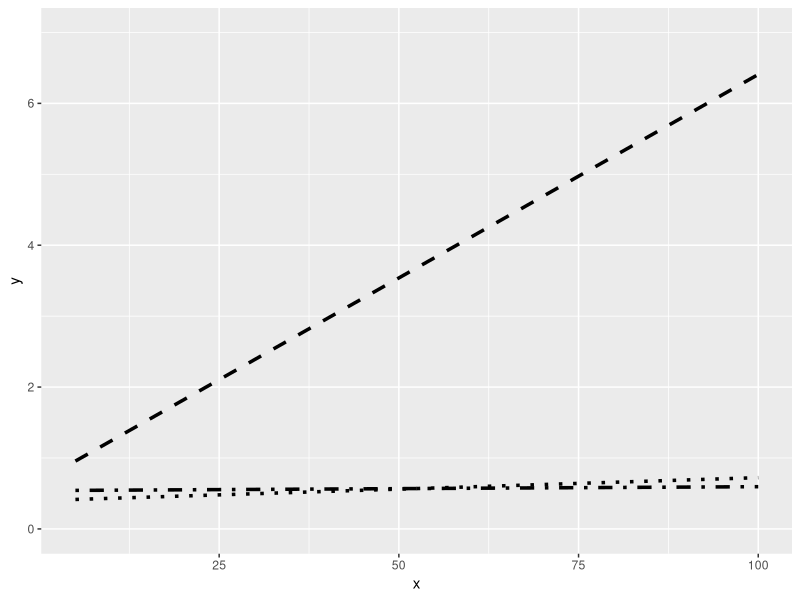
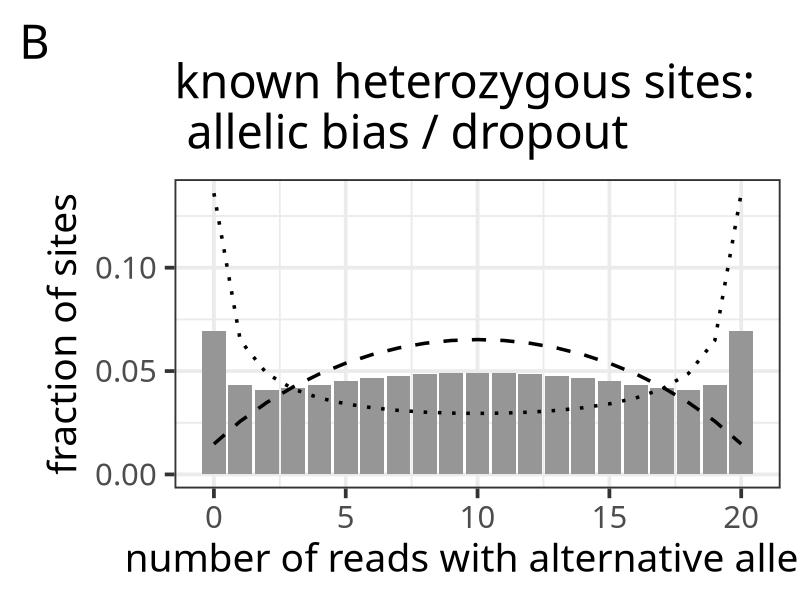
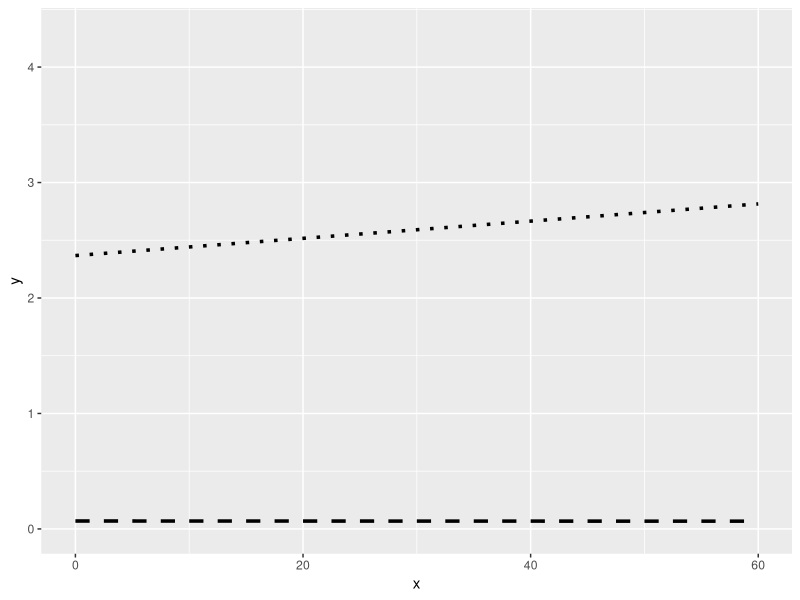
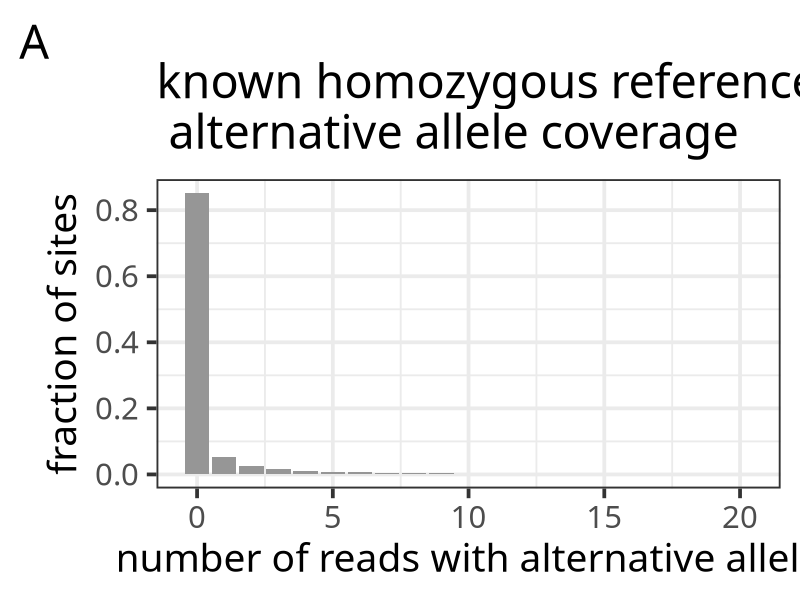
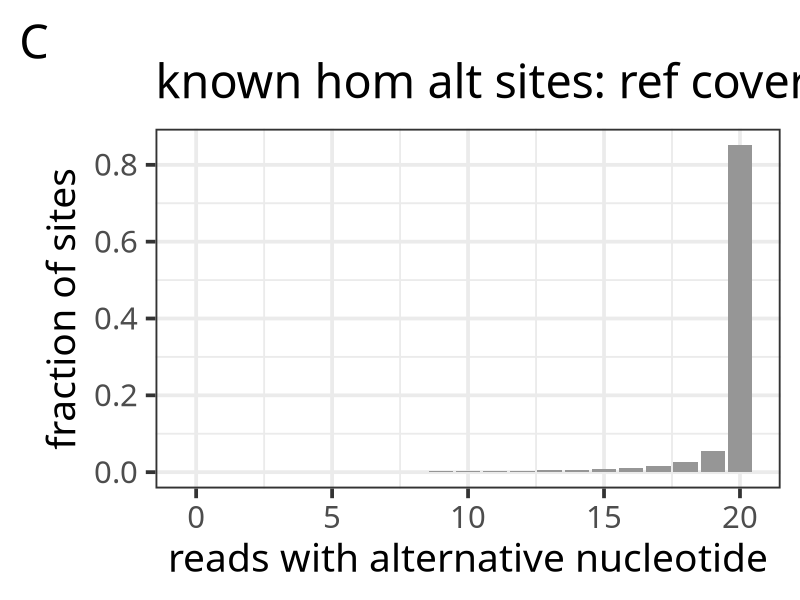
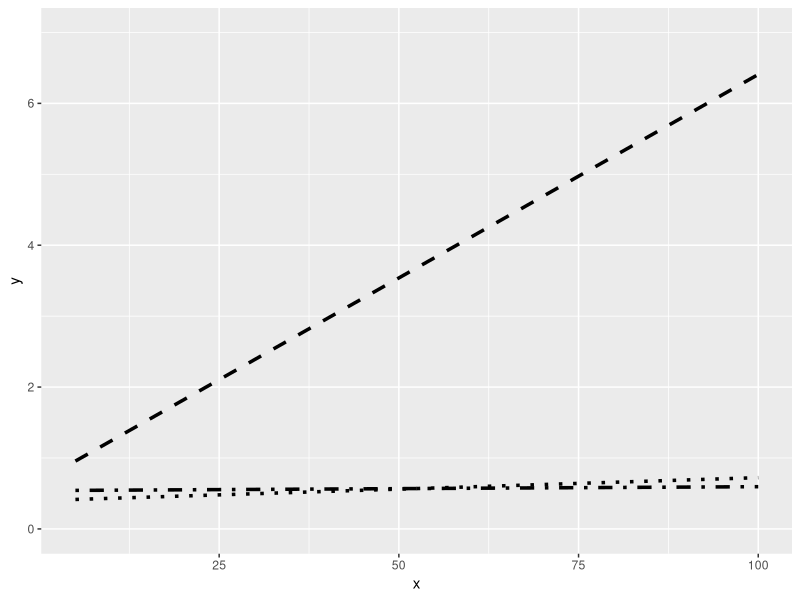
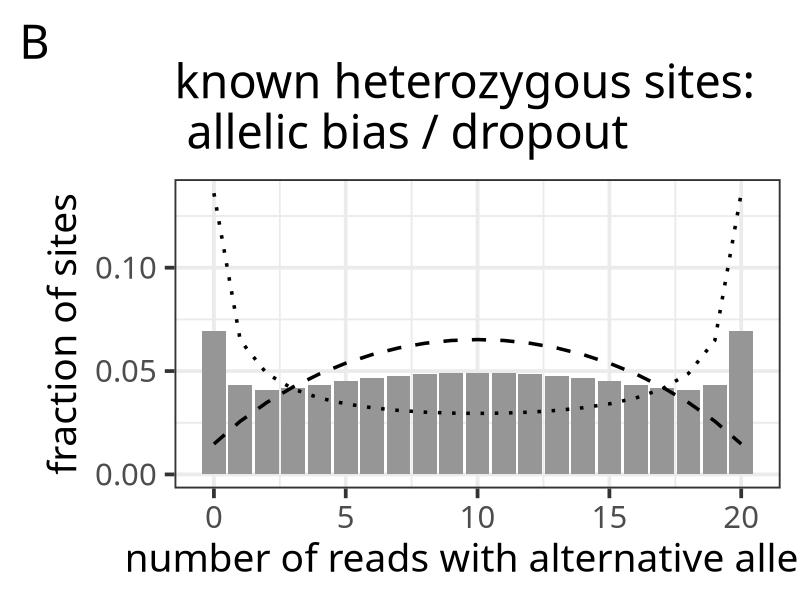
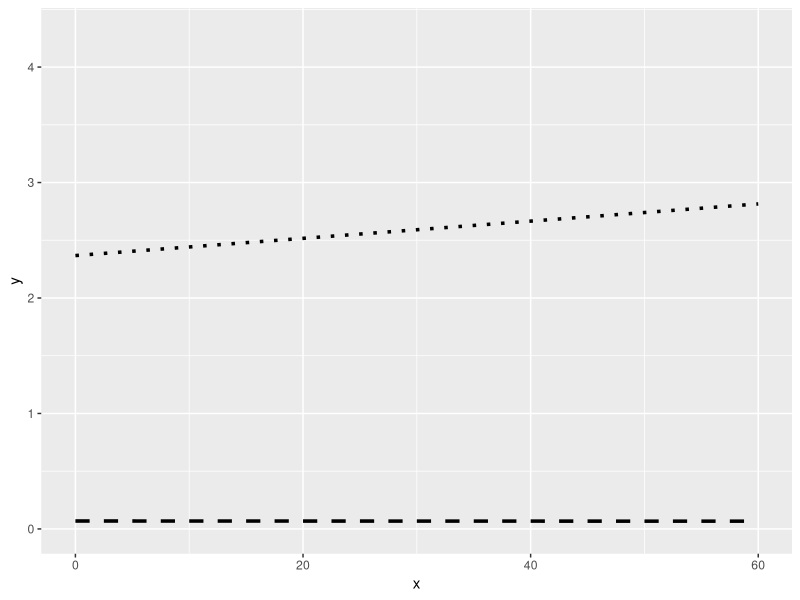

Write R code to recreate these figures, in order.
library(VGAM)

# model for heterozygous sites
al_1 <- function(cov) {
  return(0.057378844*cov + 0.669733191)
}

al_2 <- function(cov) {
  return(0.003233912*cov + 0.399261625)
}

w <- function(cov) {
  return(0.000548761*cov + 0.540396786)
}

het_model <- function(x,cov) {
  return(w(cov)*dbetabinom.ab(x,cov,al_1(cov),al_1(cov)) + (1-w(cov))*dbetabinom.ab(x,cov,al_2(cov),al_2(cov)))
}

## generate example value vectors for het model
for (c in c(5,10,30,60)) {
  k <- 0:c
  vals <- sapply(k, het_model, cov = c)
  print(c)
  print(format(vals, nsmall = 12, scientific = FALSE))
}

# model for hom ref sites

alpha <- function(cov) {
  return(-0.000027183*cov + 0.068567471)
}

beta <- function(cov) {
  return(0.007454388*cov + 2.367486659)
}

hom_ref_model <- function(x,cov) {
  return( dbetabinom.ab(x,cov,alpha(cov),beta(cov)) )
}

## generate example value vectors for hom ref model
for (c in c(5,10,30,60)) {
  k <- 0:c
  vals <- sapply(k, hom_ref_model, cov = c)
  print(c)
  print(format(vals, nsmall = 12, scientific = FALSE))
}

# model for hom alt sites (mirror of hom ref model)
hom_alt_model <- function(x,cov) {
  return( dbetabinom.ab(x,cov,beta(cov),alpha(cov)) )
}

## generate example value vectors for hom alt model
for (c in c(5,10,30,60)) {
  k <- 0:c
  vals <- sapply(k, hom_alt_model, cov = c)
  print(c)
  print(format(vals, nsmall = 12, scientific = FALSE))
}

library(ggplot2)
library(RColorBrewer)
library(stringr)

# coverages to plot
covs <- c(20)

# plot het model

base <- ggplot(data.frame(x=c(5,100)), aes(x)) + coord_cartesian(ylim=c(0,7))
base +
  stat_function(fun=al_1, linetype=2, size = 1.2) +
  stat_function(fun=al_2, linetype=3, size = 1.2) + 
  stat_function(fun=w, linetype=4, size = 1.2)
ggsave("Lodato_het-model_parameter-scaling.pdf", device = cairo_pdf, width=9, height=6)

for (c in covs) {
  b2 <- ggplot(data.frame(x=c(0,c)), aes(x)) #+ coord_cartesian(ylim = c(0,0.1))
  b2 <- b2 + 
    stat_function(fun=het_model, n = c+1, args=list(cov=c),
                  #geom="line", colour=pal[2])
                  geom="bar", fill = brewer.pal(4, "Greys")[3]) +
    stat_function(fun=dbetabinom.ab, n = c+1, args=list(size=c,shape1=al_1(c),shape2=al_1(c)),
                  #geom="line", colour=pal[1]) + 
                  geom="line", linetype=2, size = 1.2) + 
    stat_function(fun=dbetabinom.ab, n = c+1, args=list(size=c,shape1=al_2(c),shape2=al_2(c)), 
                  #geom="line", colour=pal[3]) + 
                  geom="line", linetype=3, size = 1.2) +
    labs(tag = "B",
         title = "known heterozygous sites:\n allelic bias / dropout",
         x = "number of reads with alternative allele",
         y = "fraction of sites") +
    theme_bw(base_size = 28, base_family = "Helvetica-Narrow")
  print(b2)
  ggsave(str_c("Lodato_het-model_cov-", c, ".pdf"), device = cairo_pdf, width=11, height=7)
}

# plot hom ref model

base <- ggplot(data.frame(x=c(0,60)), aes(x)) + coord_cartesian(ylim=c(0,4.3))
base +
  stat_function(fun=alpha, linetype=2, size = 1.2) +
  stat_function(fun=beta, linetype=3, size = 1.2)
ggsave("Lodato_hom-model_parameter-scaling.pdf", device = cairo_pdf, width=9, height=6)

for (c in covs) {
  b2 <- ggplot(data.frame(x=c(0,c)), aes(x)) #+ coord_cartesian(ylim = c(0,0.1))
  b2 <- b2 + 
    stat_function(fun=hom_ref_model, n = c+1, args=list(cov=c), geom="bar", fill = brewer.pal(4, "Greys")[3]) + 
    labs(tag = "A",
         title = "known homozygous reference sites:\n alternative allele coverage",
         x = "number of reads with alternative allele",
         y = "fraction of sites") +
    theme_bw(base_size = 28, base_family = "Helvetica-Narrow")
  print(b2)
  ggsave(str_c("Lodato_hom-ref-model_cov-", c, ".pdf"), device = cairo_pdf, width=11, height=7)
}

# plot hom alt model

for (c in covs) {
  b2 <- ggplot(data.frame(x=c(0,c)), aes(x)) #+ coord_cartesian(ylim = c(0,0.1))
  b2 <- b2 + 
    stat_function(fun=hom_alt_model, n = c+1, args=list(cov=c), geom="bar", fill = brewer.pal(4, "Greys")[3]) +
    labs(tag = "C",
         title = "known hom alt sites: ref coverage",
         x = "reads with alternative nucleotide",
         y = "fraction of sites") +
    theme_bw(base_size = 28, base_family = "Helvetica-Narrow")
  print(b2)
  ggsave(str_c("Lodato_hom-alt-model_cov-", c, ".pdf"), device = cairo_pdf, width=11, height=6)
}
